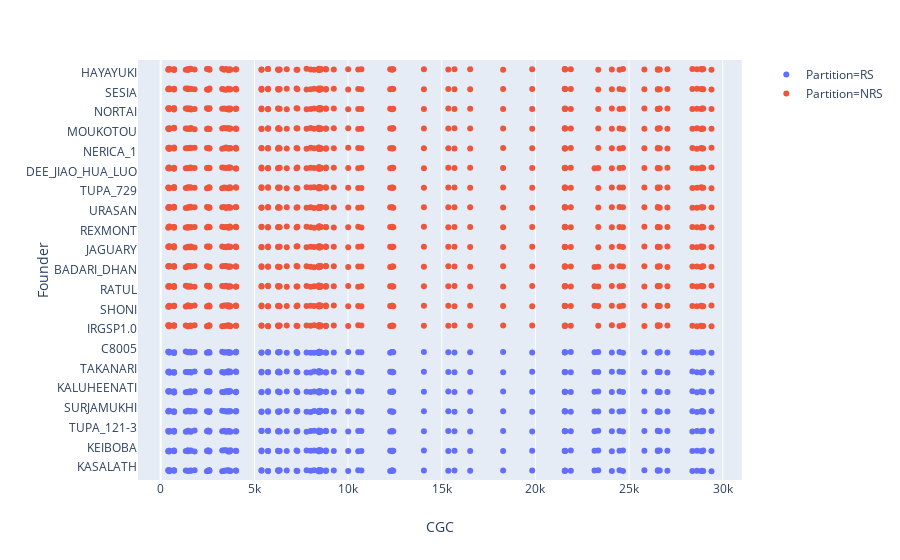

Notebook code for this chart:
### Code cell
fig = px.strip(df_3mers, x='CGC', y='Founder', color='Partition', orientation='h')
fig.show()

### Figure 1 — Plotly figure (JSON) as saved in the notebook; plotly's stock layout.template omitted (floating-point values rounded to 4 significant figures; data arrays with more than 128 entries replaced by an {"elided": "..."} marker saying what was removed)
{"data": [{"alignmentgroup": "True", "boxpoints": "all", "fillcolor": "rgba(255,255,255,0)", "hoverlabel": {"namelength": 0}, "hoveron": "points", "hovertemplate": "Partition=RS<br>CGC=%{x}<br>Founder=%{y}", "legendgroup": "Partition=RS", "line": {"color": "rgba(255,255,255,0)"}, "marker": {"color": "#636efa"}, "name": "Partition=RS", "offsetgroup": "Partition=RS", "orientation": "h", "pointpos": 0, "showlegend": true, "type": "box", "x": {"elided": "595 int values"}, "x0": " ", "xaxis": "x", "y": {"elided": "595 str values"}, "y0": " ", "yaxis": "y"}, {"alignmentgroup": "True", "boxpoints": "all", "fillcolor": "rgba(255,255,255,0)", "hoverlabel": {"namelength": 0}, "hoveron": "points", "hovertemplate": "Partition=NRS<br>CGC=%{x}<br>Founder=%{y}", "legendgroup": "Partition=NRS", "line": {"color": "rgba(255,255,255,0)"}, "marker": {"color": "#EF553B"}, "name": "Partition=NRS", "offsetgroup": "Partition=NRS", "orientation": "h", "pointpos": 0, "showlegend": true, "type": "box", "x": {"elided": "1180 int values"}, "x0": " ", "xaxis": "x", "y": {"elided": "1180 str values"}, "y0": " ", "yaxis": "y"}], "layout": {"autosize": true, "boxmode": "group", "legend": {"tracegroupgap": 0}, "margin": {"t": 60}, "xaxis": {"anchor": "y", "autorange": true, "domain": [0, 0.98], "range": [-1212.0, 31010.0], "title": {"text": "CGC"}, "type": "linear"}, "yaxis": {"anchor": "x", "autorange": true, "domain": [0, 1], "range": [-0.6388, 20.64], "title": {"text": "Founder"}, "type": "category"}}}
